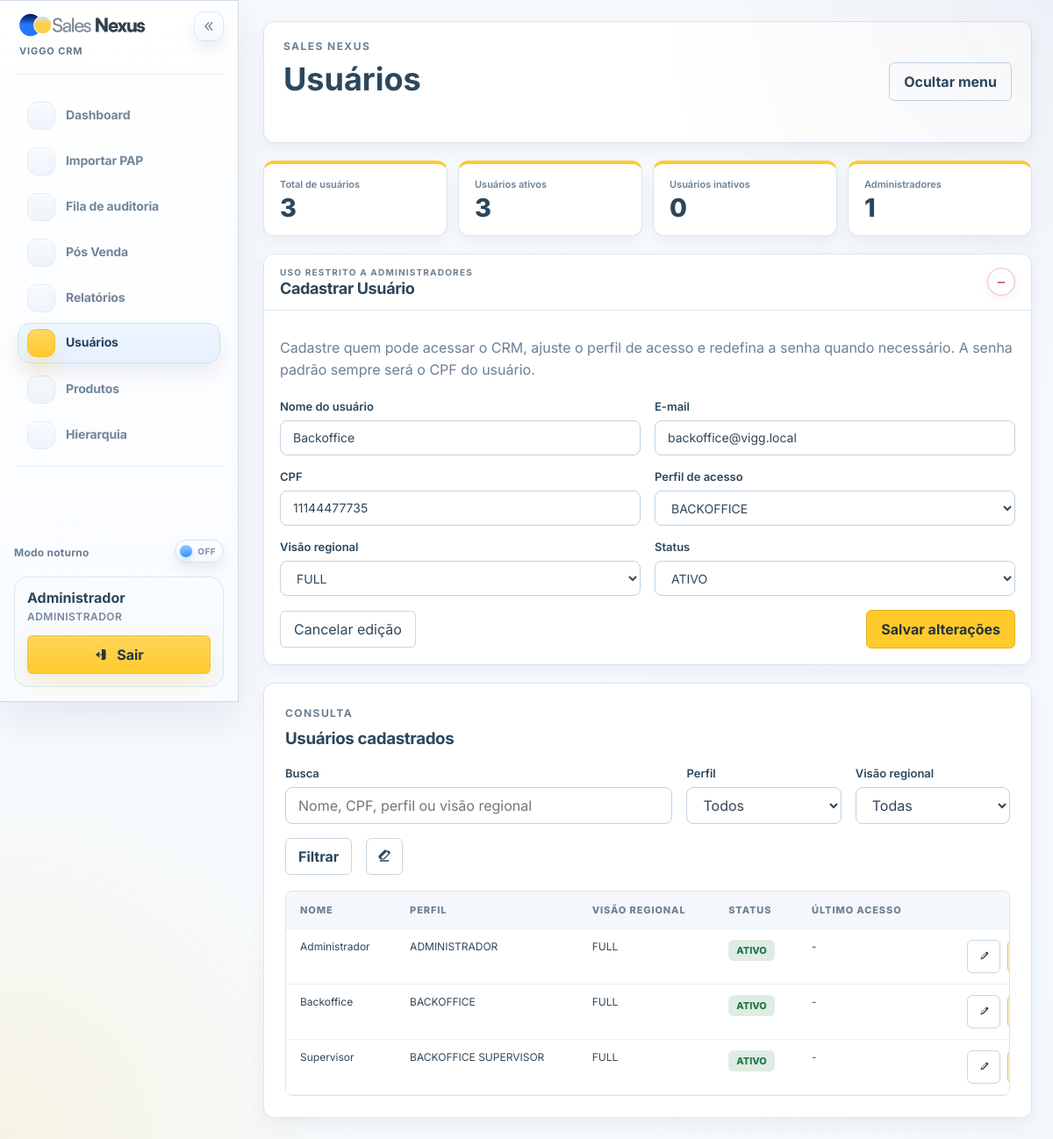
Page /index.php?route=users&edit_user=2 (signed in) on the committed database.
### tables this page shows
CREATE TABLE IF NOT EXISTS users (
    id BIGINT UNSIGNED NOT NULL AUTO_INCREMENT,
    name VARCHAR(150) NOT NULL,
    email VARCHAR(190) DEFAULT NULL,
    cpf VARCHAR(11) DEFAULT NULL,
    password_hash VARCHAR(255) NOT NULL,
    must_change_password TINYINT(1) NOT NULL DEFAULT 0,
    role ENUM('ADMINISTRADOR', 'BACKOFFICE', 'BACKOFFICE SUPERVISOR') NOT NULL,
    regional_view ENUM('FULL', 'I', 'II', 'PERSONALIZADO') NOT NULL DEFAULT 'FULL',
    is_active TINYINT(1) NOT NULL DEFAULT 1,
    last_login_at DATETIME DEFAULT NULL,
    last_seen_at DATETIME DEFAULT NULL,
    current_session_id VARCHAR(128) DEFAULT NULL,
    created_at TIMESTAMP NOT NULL DEFAULT CURRENT_TIMESTAMP,
    updated_at TIMESTAMP NOT NULL DEFAULT CURRENT_TIMESTAMP ON UPDATE CURRENT_TIMESTAMP,
    PRIMARY KEY (id),
    UNIQUE KEY uq_users_email (email),
    UNIQUE KEY uq_users_cpf (cpf),
    KEY idx_users_role (role),
    KEY idx_users_regional_view (regional_view),
    KEY idx_users_last_seen_at (last_seen_at)
);

### app/helpers.php (called while the page is built, shortened)
<?php
function config(?string $key = null, mixed $default = null): mixed
{
    $config = $GLOBALS['config'] ?? [];
    $segments = explode('.', $key);
    $value = $config;
    foreach ($segments as $segment) {
        $value = $value[$segment];
    }
    return $value;
}
function url(?string $route = null, array $params = []): string
{
    if ($route !== null && $route !== '') {
        $params = ['route' => $route] + $params;
    }
    $query = http_build_query(array_filter(
        $params,
        static fn (mixed $value): bool => $value !== null && $value !== ''
    ));
    return 'index.php' . ($query !== '' ? '?' . $query : '');
}
function e(mixed $value): string
{
    return htmlspecialchars((string) $value, ENT_QUOTES, 'UTF-8');
}
function consume_flashes(): array
{
    $flashes = $_SESSION['flash'] ?? [];
    return $flashes;
}
function render(string $view, array $data = [], string $layout = 'app'): void
{
    $data['authUser'] = Auth::user();
    $data['flashes'] = $data['flashes'] ?? consume_flashes();
    $data['title'] = $data['title'] ?? config('name');
    $content = view($view, $data);
}
function view(string $view, array $data = []): string
{
    $viewFile = APP_ROOT . '/views/' . $view . '.php';
    $data['authUser'] = $data['authUser'] ?? Auth::user();
    extract($data, EXTR_SKIP);
    require $viewFile;
    return (string) ob_get_clean();
}
function normalize_text(?string $value): string
{
    if ($value === null) {
        return '';
    }
    $value = preg_replace('/^\xEF\xBB\xBF/', '', $value) ?? $value;
    $value = str_replace(["\xC2\xA0", "\xA0"], ' ', $value);
    $converted = @mb_convert_encoding($value, 'UTF-8', 'UTF-8, ISO-8859-1, Windows-1252');
    return trim((string) ($converted !== false ? $converted : $value));
}
function format_datetime_br(?string $value): string
{
    if ($value === null || $value === '') {
        return '-';
    }
}

### app/Core/Database.php (called while the page is built, shortened)
<?php
final class Database
{
    private static ?PDO $connection = null;
    public static function connection(): PDO
    {
        if (self::$connection instanceof PDO) {
            return self::$connection;
        }
        $dsn = sprintf(
            'mysql:host=%s;port=%d;dbname=%s;charset=%s',
            config('db.host'),
            (int) config('db.port', 3306),
            config('db.database'),
            config('db.charset', 'utf8mb4')
        );
        try {
            self::$connection = new PDO($dsn, config('db.username'), config('db.password'), [
                PDO::ATTR_ERRMODE => PDO::ERRMODE_EXCEPTION,
                PDO::ATTR_DEFAULT_FETCH_MODE => PDO::FETCH_ASSOC,
            ]);
        } catch (PDOException $exception) {
            throw new PDOException('Não foi possível conectar ao banco de dados.', (int) $exception->getCode(), $exception);
        }
        return self::$connection;
    }
}

### app/Repositories/UserRepository.php (called while the page is built, shortened)
<?php
final class UserRepository
{
    public function all(?string $term = null, ?string $role = null, ?string $regionalView = null): array
    {
        $sql = 'SELECT users.*,
                       COALESCE(scope_counts.scope_count, 0) AS base_group_scope_count
                FROM users
                LEFT JOIN (
                    SELECT user_id, COUNT(*) AS scope_count
                    FROM user_base_group_scopes
                    GROUP BY user_id
                ) AS scope_counts ON scope_counts.user_id = users.id
                WHERE 1 = 1';
        $bindings = [];
        $sql .= ' ORDER BY users.is_active DESC, users.name ASC';
        $statement = Database::connection()->prepare($sql);
        $statement->execute($bindings);
        return $statement->fetchAll();
    }
}

### views/users/index.php (the view, shortened to what this page needs)
<?php $showRegionalViewField = in_array(($userForm['role'] ?? 'BACKOFFICE'), ['BACKOFFICE', 'BACKOFFICE SUPERVISOR'], true); ?>
<?php $selectedBaseGroupScopeIds = array_values(array_map('intval', $userForm['base_group_scope_ids'] ?? [])); ?>
<?php
$userPanelOpen = (int) ($userForm['id'] ?? 0) > 0
    || trim((string) ($userForm['name'] ?? '')) !== ''
    || trim((string) ($userForm['email'] ?? '')) !== ''
    || trim((string) ($userForm['cpf'] ?? '')) !== ''
    || $selectedBaseGroupScopeIds !== [];
?>
<section class="stats-grid">
    <article class="stat-card">
        <span>Total de usu&aacute;rios</span>
        <strong><?= e((string) $stats['total']) ?></strong>
    </article>
    <article class="stat-card">
        <span>Usu&aacute;rios ativos</span>
        <strong><?= e((string) $stats['active']) ?></strong>
    </article>
    <article class="stat-card">
        <span>Usu&aacute;rios inativos</span>
        <strong><?= e((string) $stats['inactive']) ?></strong>
    </article>
    <article class="stat-card">
        <span>Administradores</span>
        <strong><?= e((string) $stats['admins']) ?></strong>
    </article>
</section>
<section class="panel dashboard-filters-panel" data-collapsible-panel>
    <button
        type="button"
        class="dashboard-filter-toggle"
        data-collapsible-toggle
        aria-expanded="<?= $userPanelOpen ? 'true' : 'false' ?>"
    >
        <span class="dashboard-filter-title">
            <small class="eyebrow">Uso restrito a Administradores</small>
            <strong>Cadastrar Usu&aacute;rio</strong>
        </span>
        <span class="dashboard-filter-icon" data-collapsible-icon><?= $userPanelOpen ? '&minus;' : '+' ?></span>
    </button>
    <div class="dashboard-filter-body" data-collapsible-body <?= $userPanelOpen ? '' : 'hidden' ?>>
        <div class="panel-head">
            <p>Cadastre quem pode acessar o CRM, ajuste o perfil de acesso e redefina a senha quando necess&aacute;rio. A senha padr&atilde;o sempre ser&aacute; o CPF do usu&aacute;rio.</p>
        </div>
        <form method="post" action="<?= e(url('users/save')) ?>" class="form-grid audit-form">
            <label>
                <span>Nome do usu&aacute;rio</span>
                <input type="text" name="name" value="<?= e($userForm['name']) ?>" required data-uppercase>
            </label>
            <label>
                <span>E-mail</span>
                <input type="email" name="email" value="<?= e($userForm['email']) ?>" required>
            </label>
            <label>
                <span>CPF</span>
                <input type="text" name="cpf" value="<?= e($userForm['cpf']) ?>" required maxlength="11" inputmode="numeric" pattern="\d{11}" data-only-digits data-cpf-input>
            </label>
            <label>
                <span>Perfil de acesso</span>
                <select name="role" required data-user-role-select>
                    <?php foreach (['ADMINISTRADOR', 'BACKOFFICE', 'BACKOFFICE SUPERVISOR'] as $role): ?>
                        <option value="<?= e($role) ?>" <?= ($userForm['role'] ?? 'BACKOFFICE') === $role ? 'selected' : '' ?>>
                            <?= e($role) ?>
                        </option>
                    <?php endforeach; ?>
                </select>
            </label>
            <label data-user-regional-field <?= $showRegionalViewField ? '' : 'hidden' ?>>
                <span>Vis&atilde;o regional</span>
                <select name="regional_view" <?= $showRegionalViewField ? 'required' : '' ?>>
                    <?php foreach (['FULL', 'I', 'II', 'PERSONALIZADO'] as $regionalView): ?>
                        <option value="<?= e($regionalView) ?>" <?= ($userForm['regional_view'] ?? 'FULL') === $regionalView ? 'selected' : '' ?>>
                            <?= e($regionalView) ?>
                        </option>
                    <?php endforeach; ?>
                </select>
            </label>
            <label>
                <span>Status</span>
                <select name="is_active" required>
                    <option value="1" <?= (int) ($userForm['is_active'] ?? 1) === 1 ? 'selected' : '' ?>>ATIVO</option>
                </select>
            </label>
            <div class="wide form-actions">
                <?php if ($userForm['id']): ?>
                    <a href="<?= e(url('users')) ?>" class="ghost-link">Cancelar edi&ccedil;&atilde;o</a>
                <?php else: ?>
                    <span class="muted">Ao criar um novo usu&aacute;rio, a senha inicial ser&aacute; o CPF informado.</span>
                <?php endif; ?>
                <button type="submit" class="primary-button">
                    <?= $userForm['id'] ? 'Salvar altera&ccedil;&otilde;es' : 'Cadastrar usu&aacute;rio' ?>
                </button>
            </div>
        </form>
    </div>
</section>
<section class="panel">
    <div class="panel-head">
        <p class="eyebrow">Consulta</p>
        <h3>Usu&aacute;rios cadastrados</h3>
    </div>
    <form method="get" class="filters users-filters-form">
        <label class="users-filter-search">
            <span>Busca</span>
            <input type="text" name="term" value="<?= e($userTermFilter) ?>" placeholder="Nome, CPF, perfil ou vis&atilde;o regional" data-uppercase>
        </label>
        <label class="users-filter-select">
            <span>Perfil</span>
            <select name="role">
                <option value="">Todos</option>
            </select>
        </label>
        <label class="users-filter-select">
            <span>Vis&atilde;o regional</span>
            <select name="regional_view">
                <option value="">Todas</option>
            </select>
        </label>
        <button type="submit" class="secondary-button">Filtrar</button>
        <a
            href="<?= e(url('users')) ?>"
            class="icon-button"
            data-ui-tooltip="Limpar filtros"
            aria-label="Limpar filtros"
        >
        </a>
    </form>
    <div class="table-wrap compact-table users-table-wrap">
        <table class="users-table">
            <thead>
            <tr>
                <th>Nome</th>
                <th>Perfil</th>
                <th>Vis&atilde;o regional</th>
                <th>Status</th>
                <th>&Uacute;ltimo acesso</th>
                <th></th>
            </tr>
            </thead>
            <tbody>
            <?php if ($users === []): ?>
                <tr>
                    <td colspan="6" class="empty-state">Nenhum usu&aacute;rio encontrado.</td>
                </tr>
            <?php else: ?>
                <?php foreach ($users as $user): ?>
                    <tr>
                        <td><?= e($user['name']) ?></td>
                        <td><?= e($user['role']) ?></td>
                        <td><?= e(userRegionalViewLabel($user)) ?></td>
                        <td>
                            <span class="status-pill <?= (int) $user['is_active'] === 1 ? 'status-finalizada' : 'status-inativo' ?>">
                                <?= (int) $user['is_active'] === 1 ? 'ATIVO' : 'INATIVO' ?>
                            </span>
                        </td>
                        <td><?= e(format_datetime_br($user['last_login_at'])) ?></td>
                        <td class="actions">
                            <div class="inline-actions">
                                <a href="<?= e(url('users', ['edit_user' => $user['id']])) ?>" class="ghost-link small-button users-edit-button" data-ui-tooltip="Editar usu&aacute;rio" aria-label="Editar usu&aacute;rio">
                                    <svg viewBox="0 0 24 24" aria-hidden="true">
                                        <path d="M16.86 3.49a2 2 0 0 1 2.83 0l.82.82a2 2 0 0 1 0 2.83l-9.2 9.2a2 2 0 0 1-.91.52l-3.33.83a.75.75 0 0 1-.91-.91l.83-3.33a2 2 0 0 1 .52-.91l9.2-9.2zM15.8 5.61 8.4 13.01l-.47 1.88 1.88-.47 7.4-7.4-1.41-1.41z"></path>
                                    </svg>
                                </a>
                                <form method="post" action="<?= e(url('users/reset-password', ['id' => $user['id']])) ?>">
                                    <button type="submit" class="secondary-button small-button users-reset-button">
                                    </button>
                                </form>
                            </div>
                        </td>
                    </tr>
                <?php endforeach; ?>
            <?php endif; ?>
            </tbody>
        </table>
    </div>
</section>

### rows in the picture
users: id "3", is_active "1", name "Supervisor", role "BACKOFFICE SUPERVISOR", regional_view "FULL", shows "ATIVO", last_login_at "-"
users: name "Administrador", role "ADMINISTRADOR", regional_view "FULL", is_active "ATIVO", last_login_at "-"
users: name "Backoffice", role "BACKOFFICE", regional_view "FULL", is_active "ATIVO", last_login_at "-"

### other values in the picture
$item['label'] "Dashboard"
$item['label'] "Importar PAP"
$item['label'] "Fila de auditoria"
$item['label'] "Pós Venda"
$item['label'] "Relatórios"
$item['label'] "Usuários"
$item['label'] "Produtos"
$item['label'] "Hierarquia"
$authUser['name'] "Administrador"
$authUser['role'] "ADMINISTRADOR"
$pageTitle "Usuários"
$stats['inactive'] "0"
form field role "BACKOFFICE"
form field regional_view "FULL"
